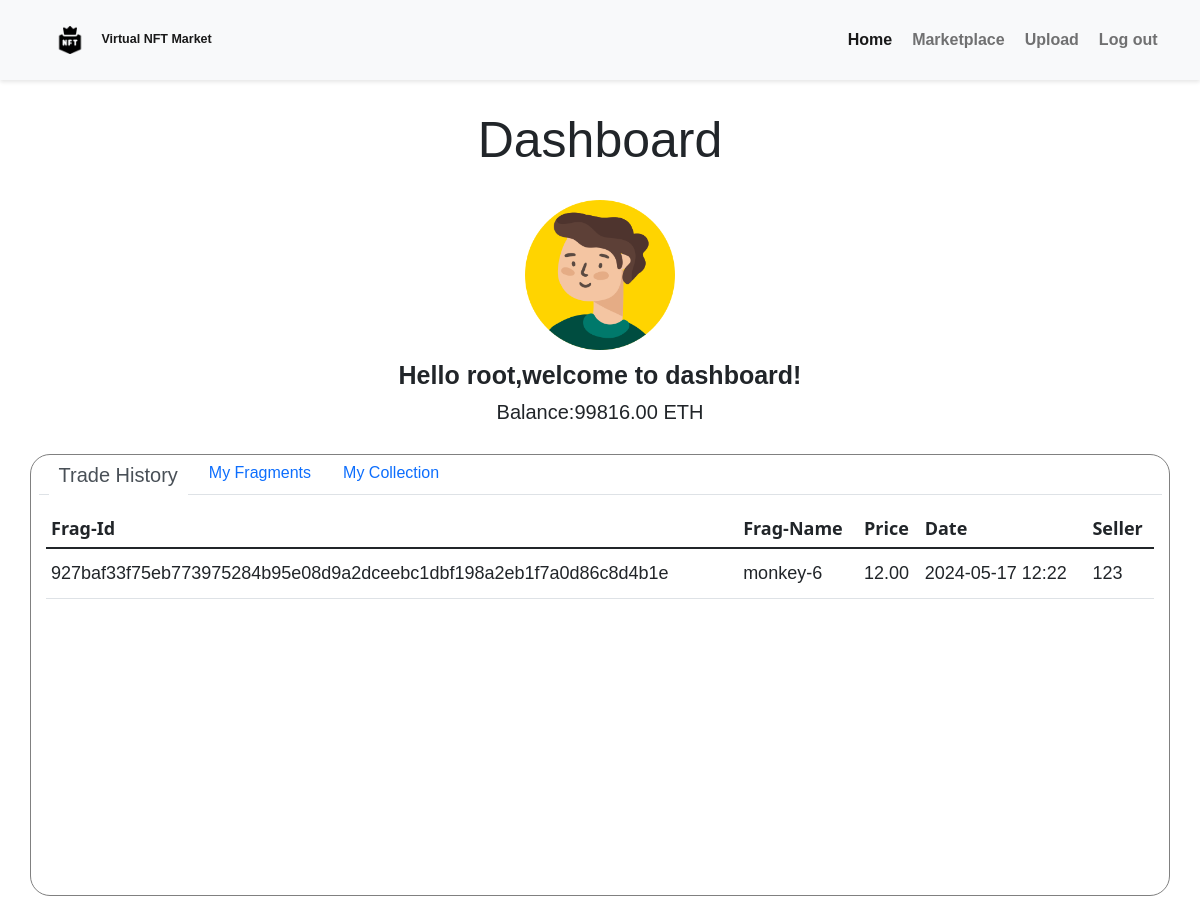
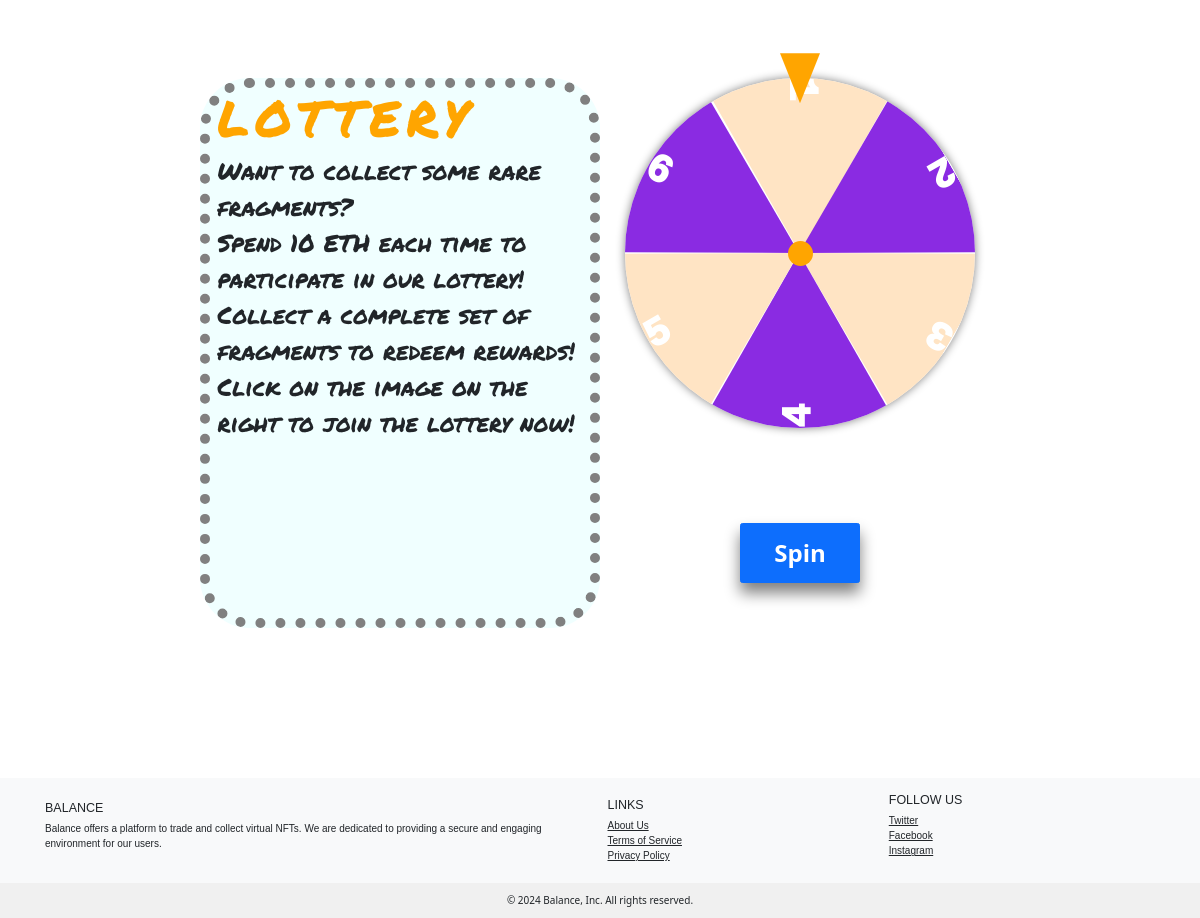
The app's page /dashboard (signed in) with its own data (2 pictures, top to bottom).
### app/models.py (models this page shows, shortened)
class User(db.Model, UserMixin):
    __tablename__ = 'users'
    id = db.Column(db.Integer, primary_key=True)
    username = db.Column(db.String(64), unique=True, nullable=False)
    email = db.Column(db.String(255), unique=True, nullable=False)
    passwd_hash = db.Column(db.String(255), nullable=False)
    balance = db.Column(db.String(255), nullable=False, default='50.0')
    user_fragments = db.relationship('Fragment', lazy='select')
    user_transactions = db.relationship('Trade', lazy='select')
    __table_args__ = (
        db.CheckConstraint('balance >= 0 AND balance < 100000', name='check_balance'),
    )

class TradeHistory(db.Model):
    __tablename__ = 'trade_history'
    trade_id = db.Column(db.Integer, primary_key=True)
    frag_id = db.Column(db.Text,  nullable=False)
    frag_name = db.Column(db.Text,  nullable=False)
    seller = db.Column(db.Integer, db.ForeignKey('users.id'))
    buyer = db.Column(db.Integer, db.ForeignKey('users.id'))
    price = db.Column(db.String, nullable=False, default=0.0, server_default="0.0")
    transaction_time = db.Column(db.DateTime, nullable=False, default=datetime.now(timezone.utc))
    seller_user = db.relationship('User', foreign_keys=[seller], backref=db.backref('sold_transactions', lazy='dynamic'))
    buyer_user = db.relationship('User', foreign_keys=[buyer], backref=db.backref('bought_transactions', lazy='dynamic'))
    __table_args__ = (
        db.CheckConstraint(price >= 0, name='price_nonnegative'),
    )

### app/routes.py (the view)
@app.route('/dashboard', methods=['GET'])
@login_required
def dashboard():
    trade_history = db.session.query(
        TradeHistory.trade_id,
        TradeHistory.frag_id,
        TradeHistory.frag_name,
        TradeHistory.price,
        TradeHistory.transaction_time,
        User.username.label('seller_username'),
    ).join(User, User.id == TradeHistory.seller).filter(TradeHistory.buyer == current_user.id).all()
    fragments=current_user.user_fragments
    collections = NFT.query.filter_by(completed=1, owner=current_user.id).all()
    return render_template('dashboard.html', trade_history=trade_history, fragments=fragments, collections=collections)

### app/__init__.py (called while the page is built)
@login_manager.user_loader
def load_user(user_id):
    from .models import User
    return User.query.get(int(user_id))

### app/models.py (called while the page is built)
    @hybrid_property
    def name(self):
        if 'static/uploads/' in self.path:
            file_name_with_extension = self.path.split('static/uploads/')[-1]
            file_name, _ = os.path.splitext(file_name_with_extension)
            return file_name
        return None

    @hybrid_property
    def trade_price(self):
        if self.trade:
            return 'For Sale', self.trade.get_price()
        return 'Not For Sale', -1

    @hybrid_property
    def name(self):
        if 'static/outputs/' in self.path:
            file_name_with_extension = self.path.split('static/outputs/')[-1]
            file_name, _ = os.path.splitext(file_name_with_extension)
            return file_name
        return None

    def get_price(self):
        return Decimal(self.price)

### templates/dashboard.html (shortened to what this page needs)
<!DOCTYPE html>
<html lang="en">
    <head>
        <link href="{{ url_for('static', filename='css/main.css') }}" rel="stylesheet">
        <link href="{{ url_for('static', filename='css/dashboard.css') }}" rel="stylesheet">
        <link href="https://cdn.bootcss.com/bootstrap/5.1.3/css/bootstrap.min.css" rel="stylesheet">
        <link rel="stylesheet" href="https://cdn.jsdelivr.net/npm/bootstrap-icons@1.11.3/font/bootstrap-icons.min.css">
    </head>
    <body>
        <nav class="navbar navbar-expand-md navbar-light bg-light">
            <div class="container-fluid">
                <a class="navbar-brand ps-5" href="{{ url_for('index') }}"><img class="logo" alt="nft-logo" src="{{ url_for('static', filename='images/logo.png') }}">Virtual NFT Market</a>
                <div class="collapse navbar-collapse justify-content-end pe-5" id="navbarNav">
                    <ul class="navbar-nav">
                        <li class="nav-item">
                            <a class="nav-link active" aria-current="page" href="{{ url_for('index') }}"><b>Home</b></a >
                        </li>
                        <li class="nav-item">
                            <a class="nav-link" href="{{ url_for('marketplace') }}"><b>Marketplace</b></a >
                        </li>
                        {% if current_user.username == 'root' %}
                        <li class="nav-item">
                            <a class="nav-link" href="{{ url_for('upload') }}"><b>Upload</b></a >
                        </li>
                        {% endif %}
                        <li class="nav-item">
                            <a class="nav-link" href="{{ url_for('logout') }}"><b>Log out</b></a >
                        </li>
                    </ul>
                </div>
            </div>
        </nav>
        <div class="user-info">
            <h1 class="mt-5 mb-5 text-center">Dashboard</h1>
            <div class="info-head mb-5">
                <div class="d-flex align-items-center justify-content-center flex-column">
                    <div class="mb-3">
                        <img src="{{ url_for('static', filename='images/seller8.png') }}" class="user-img d-block">
                    </div>
                </div>
                <h3 class="welcome-message text-center">Hello {{ current_user.username }},welcome to dashboard!</h3>
                <h4 class="balance-info text-center">Balance:{{ '%.2f'|format(current_user.balance) }} ETH</h4>
            </div>
            <div class="container nav-container">
                <ul class="nav nav-tabs" role="tablist">
                    <li class="nav-item">
                        <a class="nav-link active" data-bs-toggle="tab" href="#my-trade">Trade History</a>
                    </li>
                    <li class="nav-item">
                        <a class="nav-link" data-bs-toggle="tab" href="#my-fragments">My Fragments</a>
                    </li>
                    <li class="nav-item">
                        <a class="nav-link" data-bs-toggle="tab" href="#my-collection">My Collection</a>
                    </li>
                </ul>
                <div class="tab-content">
                    <div id="my-trade" class="container tab-pane active"><br>
                        <table class="table">
                            <thead>
                                <tr>
                                    <th>Frag-Id</th>
                                    <th>Frag-Name</th>
                                    <th>Price</th>
                                    <th>Date</th>
                                    <th>Seller</th>
                                </tr>
                            </thead>
                            <tbody id="trades">
                                {% for trade in trade_history %}
                                    <tr style="height: 50px;">
                                        <td>{{ trade.frag_id }}</td>
                                        <td>{{ trade.frag_name }}</td>
                                        <td>{{ '%.2f'|format(trade.price) }}</td>
                                        <td>{{ trade.transaction_time.strftime('%Y-%m-%d %H:%M') }}</td>
                                        <td>{{ trade.seller_username }}</td>
                                    </tr>
                                {% endfor %}
                            </tbody>
                        </table>
                    </div>
                    </div>
                </div>
            </div>
        <div class="container lottery-block col-8">
            <div class="row">
                <div class="col-lg-6 d-flex align-items-start justify-content-center lottery-text">
                    <div class="lottery-title-container">
                        <h2 class="lottery-title mb-10">
                            <span>L</span>
                            <span>O</span>
                            <span>T</span>
                            <span>T</span>
                            <span>E</span>
                            <span>R</span>
                            <span>Y</span>
                        </h2>
                        <p class="lottery-intro">
                            Want to collect some rare fragments?<br>
                            Spend 10 ETH each time to participate in our lottery!<br>
                            Collect a complete set of fragments to redeem rewards! <br>
                            Click on the image on the right to join the lottery now!
                        </p>
                    </div>
                </div>
                <div class="lottery-container col-lg-6">
                    <div class="spin-wheel">
                        <div class="one">1</div>
                        <div class="two">2</div>
                        <div class="three">3</div>
                        <div class="four">4</div>
                        <div class="five">5</div>
                        <div class="six">6</div>
                    </div>
                    <span class="wheel-center"></span>
                    <button type="button" id="spin" class="btn btn-primary">Spin</button>
                    <div class="stopper"></div>
                </div>
            </div>
        </div>
        <footer class="bg-light text-center text-lg-start">
            <div class="container p-4">
                <div class="row align-items-center">
                    <div class="col-lg-6 col-md-12 mb-4 mb-md-0">
                        <h5 class="text-uppercase">Balance</h5>
                        <p>
                            Balance offers a platform to trade and collect virtual NFTs. We are dedicated to providing a secure and engaging environment for our users.
                        </p>
                    </div>
                    <div class="col-lg-3 col-md-6 mb-4 mb-md-0">
                        <h5 class="text-uppercase">Links</h5>
                        <ul class="list-unstyled mb-0">
                            <li>
                                <a href="{{ url_for('about') }}" class="text-dark">About Us</a>
                            </li>
                            <li>
                                <a href="{{ url_for('terms') }}" class="text-dark">Terms of Service</a>
                            </li>
                            <li>
                                <a href="{{ url_for('privacy') }}" class="text-dark">Privacy Policy</a>
                            </li>
                        </ul>
                    </div>
                    <div class="col-lg-3 col-md-6 mb-4 mb-md-0">
                        <h5 class="text-uppercase">Follow Us</h5>
                        <ul class="list-unstyled">
                            <li>
                                <a href="#!" class="text-dark">Twitter</a>
                            </li>
                            <li>
                                <a href="#!" class="text-dark">Facebook</a>
                            </li>
                            <li>
                                <a href="#!" class="text-dark">Instagram</a>
                            </li>
                        </ul>
                    </div>
                </div>
            </div>
            <div class="text-center p-3" style="background-color: #f0f0f0;">
                © 2024 Balance, Inc. All rights reserved.
            </div>
        </footer>
    </body>
</html>

### static/css/main.css (style rules this page uses)
* { margin:0; padding: 0; box-sizing: border-box; }
html { font-size: 62.5%; }
html,body,a,h1,h2,h3,h4,h5,h6,p,td,li { font-family: "Rubik",sans-serif }
.logo { height: 6.4rem; padding:1.8rem; }
.navbar { padding: 10px 0; box-shadow: 0 2px 4px rgba(0, 0, 0, 0.1); }
.navbar-brand { font-size: 2.5rem; font-weight: bold; }
.nav-link { font-size: 1.6rem; margin-left: 1rem; }

### static/css/dashboard.css (style rules this page uses)
.user-img { height:15rem; width:15rem; }
.user-info h1 { font-size: 5rem; }
.welcome-message { font-size: 2.5rem; font-weight: bold; margin-bottom: 1rem; }
.balance-info { font-size: 2rem; }
.tab-content { height: 40rem; width: auto; overflow-y: auto; }
th, td { font-size: 1.8rem; text-align: left; vertical-align: middle; }
.nav-container { border:1px solid grey; border-radius: 2rem; }
.nav-tabs .nav-link.active { font-size: 2rem; background-color: #007bff; color: white; border: none; }
.lottery-block { margin-top:10rem; margin-bottom: 10rem; min-height: 600px; }
.lottery-text { border:1rem dotted grey; border-radius: 5rem; background-color: azure; }
.lottery-intro { font-family: "Permanent Marker", cursive; font-weight: 200; font-style: normal; font-size:2.4rem; }
.lottery-title span { font-family: "Permanent Marker", cursive; font-weight: 400; font-style: normal; font-size: 5rem; color: orange; display: inline-flex; animation: lottery-title 2s infinite; }
.lottery-title-container span:nth-of-type(1) { animation-delay: 0.2s; }
.lottery-title-container span:nth-of-type(2) { animation-delay: 0.4s; }
.lottery-title-container span:nth-of-type(3) { animation-delay: 0.6s; }
.lottery-title-container span:nth-of-type(4) { animation-delay: 0.8s; }
.lottery-title-container span:nth-of-type(5) { animation-delay: 1s; }
.lottery-title-container span:nth-of-type(6) { animation-delay: 1.2s; }
.lottery-title-container span:nth-of-type(7) { animation-delay: 1.4s; }
.lottery-container { display: flex; align-items: center; justify-content:center; margin-top: 3rem; margin-bottom: 20rem; }
.spin-wheel { height:35rem; width:35rem; position: relative; border-radius: 50%; overflow: hidden; box-shadow:0 0 1rem grey; transition: 3s all; }
.spin-wheel div { height: 50%; width:20rem; clip-path:polygon(100% 0,50% 100%,0 0); position:absolute; transform: translateX(-50%); transform-origin: bottom; left:21%; display: flex; align-items: center; font-size:4rem; font-weight: 1000; font-family: monospace; letter-spacing: 1rem; color:white; writing-mode: vertical-rl; }
.spin-wheel .one { background-color: bisque; left:50%; }
.spin-wheel .two { background-color: blueviolet; transform: rotate(60deg); }
.spin-wheel .three { background-color: bisque; transform: rotate(120deg); }
.spin-wheel .four { background-color: blueviolet; transform: rotate(180deg); }
.spin-wheel .five { background-color: bisque; transform: rotate(240deg); }
.spin-wheel .six { background-color: blueviolet; transform: rotate(300deg); }
.wheel-center { height:2.5rem; width:2.5rem; background:orange; border-radius: 50%; position:absolute; }
#spin { height:6rem; width: 12rem; position: absolute; margin-top: 60rem; font-size: 2.4rem; font-weight: 800; box-shadow: 0 1rem 1.5rem grey; }
.stopper { height: 5rem; width:4rem; background:orange; position:absolute; margin-top: 60rem; margin-top:-35rem; clip-path:polygon(100% 0,50% 100%,0 0); }

### records on screen
User: username "root", balance "99816.00"
TradeHistory: frag_id "927baf33f75eb773975284b95e08d9a2dceebc1dbf198a2eb1f7a0d86c8d4b1e", frag_name "monkey-6", price "12.00", transaction_time "2024-05-17 12:22", seller_username "123"
